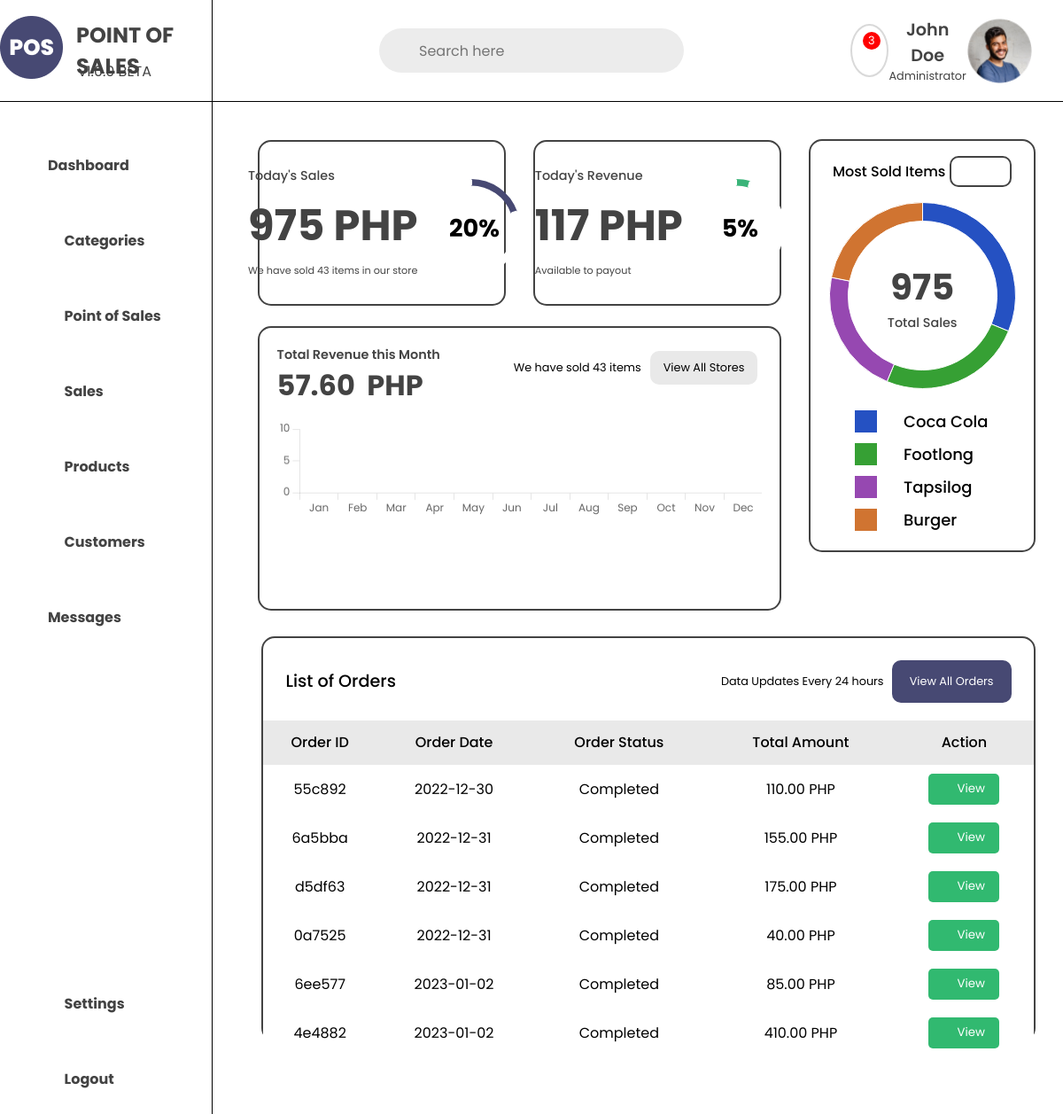
Screenshot of /mamgic-foodhub/ with the database file from the repository.
### store/models.py (models this page shows, shortened)
class Setting(models.Model):
    CURRENCY = [
        ('USD', 'USD'),
        ('EUR', 'EUR'),
        ('CNY', 'CNY'),
        ('JPY', 'JPY'),
        ('PHP', 'PHP'),
    ]
    setting_id = models.CharField(max_length=100)
    tax = models.DecimalField(max_digits=10, decimal_places=2, null=True, blank=True)
    currency = models.CharField(max_length=100, null=True, blank=True, choices=CURRENCY)
    setting_created = models.DateTimeField(blank=True,null=True)

class Product(models.Model):
    product_name = models.CharField(max_length=100)
    product_slug = models.SlugField(max_length=100, unique=True, null=True, blank=True)
    product_description = models.TextField(max_length=1000, blank=True)
    product_price = models.DecimalField(max_digits=10, decimal_places=2, null=True, blank=True)
    product_image = models.ImageField(upload_to='product_images', blank=True)
    product_category = models.ForeignKey(Category, on_delete=models.CASCADE, null=True)
    product_store = models.ForeignKey(Store, on_delete=models.CASCADE)
    product_created = models.DateTimeField(blank=True,null=True)

class Order(models.Model):
    order_id = models.CharField(max_length=100)
    order_date = models.DateTimeField(blank=True,null=True)
    order_total = models.DecimalField(max_digits=10, decimal_places=2, null=True, blank=True)
    order_store = models.ForeignKey(Store, on_delete=models.CASCADE)
    order_completed = models.BooleanField(default=False)
    order_void = models.BooleanField(default=False)
    order_created = models.DateTimeField(blank=True,null=True)

### store/views.py (the view)
# urls.py: path('<slug:store_slug>/', views.pos_dashboard, name='pos_dashboard'),
def pos_dashboard(request, store_slug):
    store = get_object_or_404(Store, store_slug=store_slug)
    order = Order.objects.filter(order_store=store)
    settings = Setting.objects.all()
    for s in settings:
        tax = s.tax
        tax = tax / 100
        currency = s.currency
    total_sales = 0
    total_revenue = 0
    estimated_sales_per_day = 5000
    estimated_revenue_per_day = 2500
    product = None
    total_sales = sum([o.order_total for o in order])
    total_revenue = sum([o.order_total for o in order]) * tax
    percentage_sales = (total_sales / estimated_sales_per_day) * 100
    percentage_revenue = (total_revenue / estimated_revenue_per_day) * 100
    total_quantity = 0
    for o in order:
        for i in o.orderitem_set.all():
            total_quantity += i.order_item_quantity
    product_list = Order.objects.filter(order_store=store).values_list('orderitem__order_item_product__product_name').annotate(total=Sum('orderitem__order_item_quantity')).order_by('-total')[:4]
    most_sold_product= []
    most_sold_qty = []
    for product in product_list:
        most_sold_product.append(product[0])
        most_sold_qty.append(product[1])
    sales_per_month = []
    for i in range(1, 13):
        sales_per_month.append(sum([o.order_total for o in order if o.order_created.month == i]))
    revenue_per_month = []
    for i in range(1, 13):
        revenue_per_month.append(sum([o.order_total for o in order if o.order_created.month == i]) * tax)
    context = {
        'store': store,
        'orders': order,
        'tax': tax,
        'currency': currency,
        'total_sales': total_sales,
        'total_revenue': total_revenue,
        'estimated_sales_per_day': estimated_sales_per_day,
        'estimated_revenue_per_day': estimated_revenue_per_day,
        'percentage_sales': percentage_sales,
        'percentage_revenue': percentage_revenue,
        'revenue_per_month': revenue_per_month,
        'sales_per_month': sales_per_month,
        'total_quantity': total_quantity,
        'most_sold_product': most_sold_product,
        'most_sold_qty': most_sold_qty,
        'products': product
    }
    return render(request, 'includes/pos/pos_includes/pos_dashboard.html', context)

### store/templates/includes/pos/pos_includes/pos_dashboard.html (shortened to what this page needs)
{% extends "includes/pos/base_templates/pos_base.html" %}
{% load static %}
{% block css %}
<link rel="stylesheet" href="{% static 'css/includes/dashboard.css' %}">
{% endblock %}
{% block content %}
{% include "navbar.html" %}
<div class="dashboard-content">
    <div class="container-graph-main">
        <div class="section-graph-main">
            <div class="top-graph">
                <div class="todays-sales-graph">
                    <div class="graph-details">
                        <p>Today's Sales</p>
                        <h1>{{total_sales|floatformat:0}}&nbsp;{{currency}}</h1>
                        <span>We have sold {{total_quantity}} items in our store</span>
                    </div>
                    <div class="chart-js">
                        <canvas id="myChart" width="120" height="120">
                        </canvas>
                        <h2 id="percentage">{{percentage_sales|floatformat:0}}%</h2>
                    </div>
                </div>
                <div class="todays-revenue-graph">
                    <div class="graph-details">
                        <p>Today's Revenue</p>
                        <h1>{{total_revenue|floatformat:0}}&nbsp;{{currency}}</h1>
                        <span>Available to payout</span>
                    </div>
                    <div class="chart-js">
                        <canvas id="myChart2" width="120" height="120">
                        </canvas>
                        <h2>{{percentage_revenue|floatformat:0}}%</h2>
                    </div>
                </div>
            </div>
            <div class="bottom-graph">
                <div class="bar-graph-header">
                    <div class="left-part">
                        <p>Total Revenue this Month</p>
                        <h1>{% for revenue in revenue_per_month %}
                            {% if forloop.last %}
                            {{revenue | floatformat:2}} {% endif %}
                            {% endfor %}
                            &nbsp;{{currency}}</h1>
                    </div>
                    <div class="right-part">
                        <span>We have sold {{total_quantity}} items</span>
                        <div class="section">
                            <p>View All Stores</p>
                        </div>
                    </div>
                </div>
                <div class="bar-graph">
                    <canvas id="myBarGraph" width="1000" height="200"></canvas>
                </div>
            </div>
        </div>
        <div class="side-section-graph">
            <div class="side-graph">
                <div class="side-graph-header">
                    <p>Most Sold Items</p>
                    <div class="side-graph-options">
                        <i class="fa-regular fa-circle"></i>
                        <i class="fa-regular fa-circle"></i>
                        <i class="fa-regular fa-circle"></i>
                    </div>
                </div>
                <div class="side-graph-contents">
                    <div class="side-graph-main">
                        <canvas id="doughnutGraph" width="211" height="211"></canvas>
                        <div class="middle">
                            <h1>{{total_sales|floatformat:0}}</h1>
                            <p>Total Sales</p>
                        </div>
                    </div>
                    <div class="side-graph-top-item-list">
                        {% for product in most_sold_product %}
                        {% if forloop.counter == 4 %}
                        <div class="list">
                            <div class="color c4">
                            </div>
                            <div class="item-name">
                                <p>{{product}}</p>
                            </div>
                        </div>
                        {% elif forloop.counter == 3 %}
                        <div class="list">
                            <div class="color c3">
                            </div>
                            <div class="item-name">
                                <p>{{product}}</p>
                            </div>
                        </div>
                        {% elif forloop.counter == 2 %}
                        <div class="list">
                            <div class="color c2">
                            </div>
                            <div class="item-name">
                                <p>{{product}}</p>
                            </div>
                        </div>
                        {% elif forloop.counter == 1 %}
                        <div class="list">
                            <div class="color c1">
                            </div>
                            <div class="item-name">
                                <p>{{product}}</p>
                            </div>
                        </div>
                        {% endif %}
                        {% endfor %}
                    </div>
                </div>
            </div>
        </div>
    </div>
    <div class="pos-container-bottom">
        <div class="pos-store-table">
            <div class="pos-table">
                <div class="table-header">
                    <p>List of Orders</p>
                    <div class="right-side-header">
                        <p>Data Updates Every 24 hours</p>
                        <a href="{% url 'pos_sales' store_slug=store.store_slug %}" class="right-side-header-section">
                            <p>View All Orders</p>
                        </a>
                    </div>
                </div>
                <table class="tbl-main">
                    <tr class="tbl-header">
                        <th> Order ID </th>
                        <th> Order Date</th>
                        <th> Order Status </th>
                        <th> Total Amount </th>
                        <th>Action</th>
                    </tr>
                    {% for order in orders %}
                    <tr class="tbl-datas">
                        <td> {{order.order_id}}</td>
                        <td> {{order.order_date | date:"Y-m-d"}}</td>
                        {% if order.order_completed == True %}
                        <td>Completed</td>
                        {% else %}
                        <td>Pending</td>
                        {% endif %}
                        <td>{{order.order_total}}&nbsp;{{currency}}</td>
                        <td><button class="tbl-btn"><i class="fa-solid fa-eye"></i>View</button> </td>
                    </tr>
                    {% endfor %}
                </table>
            </div>
        </div>
    </div>
</div>
<script>
    var ctx = document.getElementById('myChart').getContext('2d');
    var total_sales = "{{total_sales}}"
    var estimated_sales = 5000
    var todaySales = estimated_sales - total_sales
    console.log(todaySales)
    var myChart = new Chart(ctx, {
        type: 'doughnut',
        data: {
            datasets: [{
                label: 'Sales',
                data: [total_sales, todaySales],
                backgroundColor: [
                    'rgba(71, 73, 115, 1)',
                    'rgba(255, 255, 255, 1)',
                ],
                borderColor: [
                    'rgba(71, 73, 115, 1)',
                    'rgba(255, 255, 255, 1)',
                ],
            }]
        },
        options: {
            cutout: '90%',
            responsive: true,
        },
    });
</script>
<script>
    var ctx = document.getElementById('myChart2').getContext('2d');
    var total_revenue = "{{total_revenue}}"
    var estimated_revenue = 2500
    var todayRevenue = estimated_revenue - total_revenue
    console.log(todayRevenue)
    var myChart = new Chart(ctx, {
        type: 'doughnut',
        data: {
            datasets: [{
                label: 'Revenue',
                data: [total_revenue, todayRevenue],
                backgroundColor: [
                    'rgba(58, 180, 121, 1)',
                    'rgba(255, 255, 255, 1)',
                ],
                borderColor: [
                    'rgba(58, 180, 121, 1)',
                    'rgba(255, 255, 255, 1)',
                ],
            }]
        },
        options: {
            cutout: '90%',
            responsive: true,
        },
    });
</script>
<script>
    Chart.defaults.font.family = 'Poppins';
    // Chart.defaults.global.legend.display = false;
    var barGraph = document.getElementById('myBarGraph')
    var revenue_per_month = "{{revenue_per_month}}"
    var myBarChart = new Chart(barGraph, {
        type: 'bar',
        data: {
            labels: ['Jan', 'Feb', 'Mar', 'Apr', 'May', 'Jun', 'Jul', 'Aug', 'Sep', 'Oct', 'Nov', 'Dec'],
            datasets: [{
                label: 'Revenue',
                data: revenue_per_month,
                backgroundColor: ['rgba(71, 73, 115, 1)'],
                borderColor: ['rgba(71, 73, 115, 1)'],
                borderRadius: 5,
                borderWidth: 1,
                barThickness: 35,
            }]
        },
        options: {
            plugins: {
                legend: {
                    display: false,
                },
            },
            scales: {
                x: {
                    grid: {
                        drawOnChartArea: false,
                    }
                },
                y: {
                    grid: {
                        drawOnChartArea: false,
                    },
                    gridLines: {
                        color: 'rgba(255, 255, 255, 1)',
                    },
                    // ticks: {
                    //     callback: function (value, index, labels) {
                    //         return value / 1000 + 'k';
                    //     }
                    // }
                }
            },
            responsive: true,
        }
    });
</script>
<script>
    var doughnutGraph = document.getElementById('doughnutGraph');
    var most_sold_product = []
    var most_sold_qty = []
    {% for qty in most_sold_qty %}
    most_sold_qty.push({{ qty }})
    {% endfor %}
    {% for product in most_sold_product %}
    most_sold_product.push("{{product}}")
    {% endfor %}
    console.log(most_sold_product)
    console.log(most_sold_qty)
    var myDoughnutChart = new Chart(doughnutGraph, {
        type: 'doughnut',
        data: {
            labels: most_sold_product,
            datasets: [{
                label: 'Most sold product',
                data: most_sold_qty,
                backgroundColor: [
                    'rgba(37, 81, 194, 1)',
                    'rgba(54, 160, 52, 1)',
                    'rgba(150, 72, 177, 1)',
                    'rgba(208, 116, 49, 1)',
                ],
                borderWidth: 1
            }]
        },
        options: {
            plugins: {
                legend: {
                    display: false,
                },
            },
            cutout: '80%',
            responsive: true,
        },
    });
</script>
{% endblock %}

### store/static/css/base.css (style rules this page uses)
* { margin: 0; padding: 0; box-sizing: border-box; font-family: 'Poppins', sans-serif; }
body { position: relative; }

### rows the page displays
Setting: currency "PHP"
Product: product_name "Coca Cola"
Product: product "Footlong"
Product: product "Tapsilog"
Product: product "Burger"
Order: order_id "55c892", order_date "2022-12-30", order_completed "Completed", order_total "110.00"
Order: order_id "6a5bba", order_date "2022-12-31", order_completed "Completed", order_total "155.00"
Order: order_id "d5df63", order_date "2022-12-31", order_completed "Completed", order_total "175.00"
Order: order_id "0a7525", order_date "2022-12-31", order_completed "Completed", order_total "40.00"
Order: order_id "6ee577", order_date "2023-01-02", order_completed "Completed", order_total "85.00"
Order: order_id "4e4882", order_date "2023-01-02", order_completed "Completed", order_total "410.00"

### other values shown
{{ total_sales|floatformat:0 }} "975"
{{ total_quantity }} "43"
{{ percentage_sales|floatformat:0 }} "20"
{{ total_revenue|floatformat:0 }} "117"
{{ percentage_revenue|floatformat:0 }} "5"
{{ revenue | floatformat:2 }} "57.60"
chart data {{ total_sales }} 975.00
chart data {{ total_revenue }} 117.0000
chart data {{ qty }} 10, 8, 7, 7
